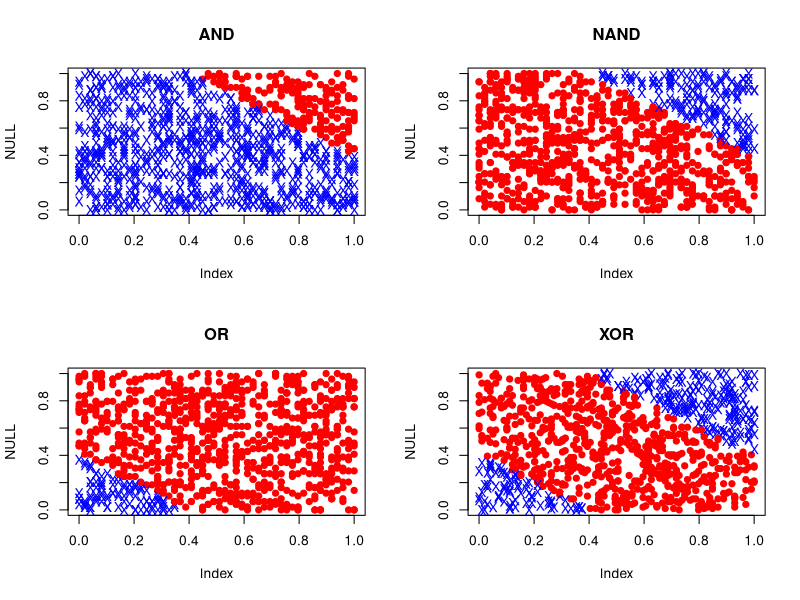
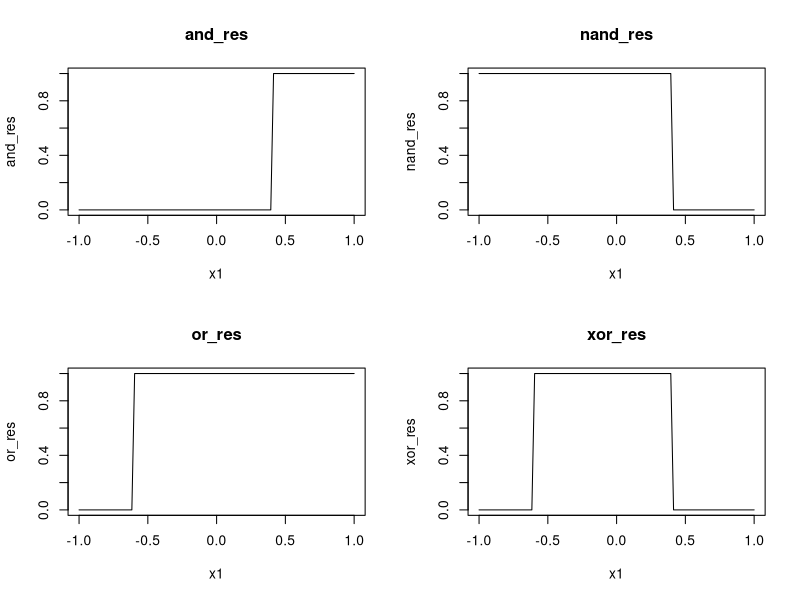

Source code (R) for these figures, in order:
a=c(2,1)
b=c(0.5,0.5)
sum(a*b)
par(mfrow=c(2,2))
#------------------
# AND gate
#------------------
  and=function(input=c(),weight=c(0.5,0.5),theta=-0.7){
    a=(input);w=(weight)
    tmp=sum(a*w)+theta
    if(tmp<=0){k=0}else{k=1}
    return(k)
  }
  and(input=c(0,0))
  and(input=c(1,0))
  and(input=c(0,1))
  and(input=c(1,1))
  x=seq(0,1,length.out = 50)
  plot(NULL,xlim=range(x),ylim=range(x),main='AND')
  for(i in 1:1000){
    x1=sample(x,1);x2=sample(x,1)
    k=and(input=c(x1,x2))
    if(k==0){col='blue';pch='X'}else{col='red';pch=19}
    points(x1,x2,col=col,pch=pch)
  }
#------------------
# NAND gate
#------------------
  nand=function(input=c(),weight=c(-0.5,-0.5),theta=0.7){
    a=(input);w=(weight)
    tmp=sum(a*w)+theta
    if(tmp<=0){k=0}else{k=1}
    return(k)
  }
  nand(input=c(0,0))
  nand(input=c(1,0))
  nand(input=c(0,1))
  nand(input=c(1,1))
  plot(NULL,xlim=range(x),ylim=range(x),main='NAND')
  for(i in 1:1000){
    x1=sample(x,1);x2=sample(x,1)
    k=nand(input=c(x1,x2))
    if(k==0){col='blue';pch='X'}else{col='red';pch=19}
    points(x1,x2,col=col,pch=pch)
  }

#------------------
# OR gate
#------------------
  or=function(input=c(),weight=c(0.5,0.5),theta=-0.2){
    a=(input);w=(weight)
    tmp=sum(a*w)+theta
    if(tmp<=0){k=0}else{k=1}
    return(k)
  }
  plot(NULL,xlim=range(x),ylim=range(x),main='OR')
  for(i in 1:1000){
    x1=sample(x,1);x2=sample(x,1)
    k=or(input=c(x1,x2))
    if(k==0){col='blue';pch='X'}else{col='red';pch=19}
    points(x1,x2,col=col,pch=pch)
  }

#------------------
# XOR gate
#------------------
  xor=function(input=c()){
    i1=nand(input=input)
    i2=or(input=input)
    o=and(input=c(i1,i2))
    return(o)
  }
  xor(c(0,0))
  xor(c(0,1))
  xor(c(1,0))
  xor(c(1,1))
  x=seq(0,1,length.out = 100)
  plot(NULL,xlim=range(x),ylim=range(x),main='XOR')
  for(i in 1:1000){
    x1=sample(x,1);x2=sample(x,1)
    k=xor(input=c(x1,x2))
    if(k==0){col='blue';pch='X'}else{col='red';pch=19}
    points(x1,x2,col=col,pch=pch)
  }
  dev.off()

#----------------------
# Activation function
#----------------------
  par(mfrow=c(2,2))
  x1=seq(-1,1,length.out = 100)
  and_res=unlist(lapply(x1,function(x){and(input=c(x,1))}))
  nand_res=unlist(lapply(x1,function(x){nand(input=c(x,1))}))
  or_res=unlist(lapply(x1,function(x){or(input=c(x,1))}))
  xor_res=unlist(lapply(x1,function(x){xor(input=c(x,1))}))
  plot(x1,and_res,pch=19,'l',main='and_res')
  plot(x1,nand_res,pch=19,'l',main='nand_res')
  plot(x1,or_res,pch=19,'l',main='or_res')
  plot(x1,xor_res,pch=19,'l',main='xor_res')
dev.off()
